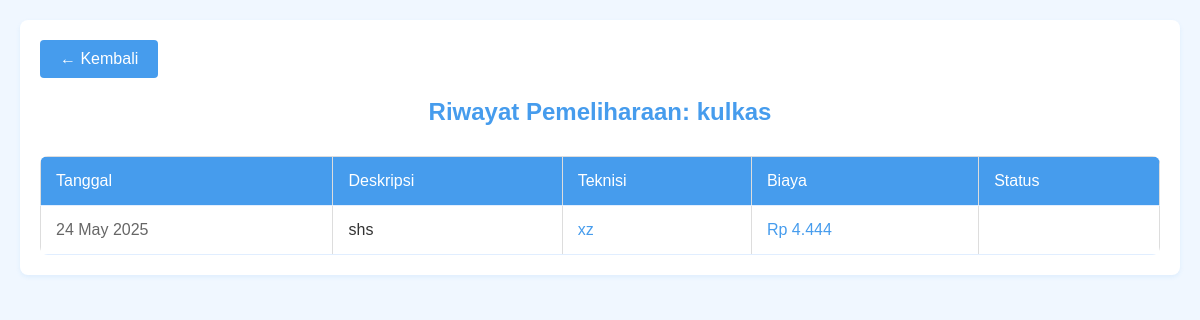
The app's page /item_maintenance_history.php?item_id=78 with its own data.
### tables this page shows
CREATE TABLE `items` (
  `id` int(11) NOT NULL,
  `qrcode_image` varchar(255) DEFAULT NULL,
  `name` varchar(150) NOT NULL,
  `item_code` varchar(50) DEFAULT NULL,
  `category_id` int(11) DEFAULT NULL,
  `purchase_date` date DEFAULT NULL,
  `price` decimal(10,2) DEFAULT NULL,
  `image` varchar(255) DEFAULT NULL,
  `item_condition` varchar(255) DEFAULT NULL,
  `room_id` int(11) DEFAULT NULL,
  `quantity` int(11) NOT NULL DEFAULT 1,
  `barcode` varchar(255) DEFAULT NULL,
  `status` enum('bisadipinjam','tidakbisadipinjam') NOT NULL DEFAULT 'bisadipinjam',
  `total` int(11) NOT NULL,
  `repair_status` enum('tidak_diperbaiki','diperbaiki') NOT NULL DEFAULT 'tidak_diperbaiki'
);

CREATE TABLE `maintenance` (
  `id` int(11) NOT NULL,
  `item_id` int(11) DEFAULT NULL,
  `maintenance_date` date DEFAULT NULL,
  `description` text DEFAULT NULL,
  `status` enum('dalam_perbaikan','selesai') DEFAULT 'dalam_perbaikan',
  `cost` decimal(10,2) DEFAULT NULL,
  `technician` varchar(100) DEFAULT NULL
);

### item_maintenance_history.php (the view, shortened to what this page needs)
<?php
include "config.php";
$theme = isset($_SESSION['theme']) ? $_SESSION['theme'] : 'light';
$item_id = intval($_GET['item_id']);
$stmt = $conn->prepare("SELECT name FROM items WHERE id = ?");
$stmt->bind_param("i", $item_id);
$stmt->execute();
$result = $stmt->get_result();
$item = $result->fetch_assoc();
$sql = "SELECT * FROM maintenance WHERE item_id = ? ORDER BY maintenance_date DESC";
$stmt = $conn->prepare($sql);
$stmt->bind_param("i", $item_id);
$stmt->execute();
$result = $stmt->get_result();
?>
<!DOCTYPE html>
<html lang="id">
<head>
    <link rel="stylesheet" href="style.css">
</head>
<body class="<?php echo $theme; ?>">
    <div class="container">
        <a href="item.php" class="back-button">← Kembali</a>
        <h1>Riwayat Pemeliharaan: <?php echo htmlspecialchars($item['name']); ?></h1>
        <?php if ($result->num_rows > 0): ?>
            <table class="maintenance-history-table">
                <thead>
                    <tr>
                        <th>Tanggal</th>
                        <th>Deskripsi</th>
                        <th>Teknisi</th>
                        <th>Biaya</th>
                        <th>Status</th>
                    </tr>
                </thead>
                <tbody>
                    <?php while ($row = $result->fetch_assoc()):
                        $date = date_create($row['maintenance_date'])->format('d F Y');
                        $statusClass = '';
                        $statusText = '';
                    ?>
                    <tr>
                        <td class="date-column"><?php echo $date; ?></td>
                        <td class="description-column"><?php echo htmlspecialchars($row['description']); ?></td>
                        <td class="technician-column"><?php echo htmlspecialchars($row['technician']); ?></td>
                        <td class="cost-column"><?php echo 'Rp ' . number_format($row['cost'], 0, ',', '.'); ?></td>
                        <td><span class="status-badge <?php echo $statusClass; ?>"><?php echo $statusText; ?></span></td>
                    </tr>
                    <?php endwhile; ?>
                </tbody>
            </table>
        <?php else: ?>
            <div class="no-data">
                Belum ada riwayat pemeliharaan untuk barang ini
            </div>
        <?php endif; ?>
    </div>
</body>
</html>

### style.css (style rules this page uses)
* { margin: 0; padding: 0; box-sizing: border-box; }
body { font-family: 'Roboto', sans-serif; background: #f4f7f6; color: #333; padding: 20px; }
table { width: 100%; border-collapse: collapse; }
table th, table td { padding: 12px; border: 1px solid #ddd; text-align: left; }
table th { background: #f2f2f2; }
a { color: #469ced; text-decoration: none; }

### item_maintenance_history.php (style rules this page uses)
body { font-family: Arial, sans-serif; margin: 0; padding: 20px; background-color: #f0f7ff; }
.container { max-width: 1200px; margin: 0 auto; background-color: #fff; padding: 20px; border-radius: 8px; box-shadow: 0 2px 4px rgba(70, 156, 237, 0.1); }
h1 { color: #469ced; text-align: center; margin-bottom: 30px; font-size: 24px; }
.back-button { display: inline-block; padding: 10px 20px; background-color: #469ced; color: white; text-decoration: none; border-radius: 4px; margin-bottom: 20px; transition: background-color 0.3s; }
.maintenance-history-table { width: 100%; border-collapse: collapse; margin-top: 15px; background-color: #fff; border-radius: 8px; overflow: hidden; }
.maintenance-history-table th, .maintenance-history-table td { padding: 15px; text-align: left; border-bottom: 1px solid #e1eeff; }
.maintenance-history-table th { background-color: #469ced; color: white; font-weight: 500; }
.status-badge { padding: 6px 12px; border-radius: 20px; font-size: 0.85em; font-weight: 500; display: inline-block; }
.cost-column { text-align: right; color: #469ced; font-weight: 500; }
.date-column { color: #666; white-space: nowrap; }
.technician-column { color: #469ced; font-weight: 500; }
.description-column { max-width: 300px; color: #333; }

### records on screen
items: name "kulkas"
maintenance: maintenance_date "24 May 2025", description "shs", technician "xz", cost "4.444"
